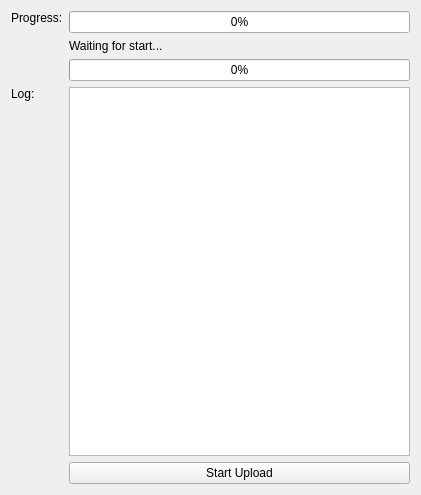
<?xml version="1.0" encoding="UTF-8"?>
<ui version="4.0">
 <class>ProgramPageUpload</class>
 <widget class="QWidget" name="ProgramPageUpload">
  <property name="geometry">
   <rect>
    <x>0</x>
    <y>0</y>
    <width>421</width>
    <height>495</height>
   </rect>
  </property>
  <property name="windowTitle">
   <string>Form</string>
  </property>
  <layout class="QVBoxLayout" name="verticalLayout">
   <item>
    <layout class="QGridLayout" name="gridLayout">
     <item row="1" column="0">
      <widget class="QLabel" name="label">
       <property name="text">
        <string>Progress:</string>
       </property>
       <property name="alignment">
        <set>Qt::AlignLeading|Qt::AlignLeft|Qt::AlignTop</set>
       </property>
      </widget>
     </item>
     <item row="1" column="1">
      <widget class="QProgressBar" name="progress_total">
       <property name="value">
        <number>0</number>
       </property>
      </widget>
     </item>
     <item row="4" column="0">
      <widget class="QLabel" name="label_4">
       <property name="text">
        <string>Log:</string>
       </property>
       <property name="alignment">
        <set>Qt::AlignLeading|Qt::AlignLeft|Qt::AlignTop</set>
       </property>
       <property name="buddy">
        <cstring>edit_log</cstring>
       </property>
      </widget>
     </item>
     <item row="5" column="1">
      <widget class="QPushButton" name="button_start_upload">
       <property name="sizePolicy">
        <sizepolicy hsizetype="Minimum" vsizetype="Fixed">
         <horstretch>1</horstretch>
         <verstretch>0</verstretch>
        </sizepolicy>
       </property>
       <property name="text">
        <string>Start Upload</string>
       </property>
      </widget>
     </item>
     <item row="2" column="1">
      <widget class="QLabel" name="label_current_step">
       <property name="text">
        <string>Waiting for start...</string>
       </property>
       <property name="textFormat">
        <enum>Qt::PlainText</enum>
       </property>
      </widget>
     </item>
     <item row="3" column="1">
      <widget class="QProgressBar" name="progress_file">
       <property name="value">
        <number>0</number>
       </property>
      </widget>
     </item>
     <item row="4" column="1">
      <widget class="QPlainTextEdit" name="edit_log">
       <property name="undoRedoEnabled">
        <bool>false</bool>
       </property>
       <property name="lineWrapMode">
        <enum>QPlainTextEdit::NoWrap</enum>
       </property>
       <property name="readOnly">
        <bool>true</bool>
       </property>
       <property name="textInteractionFlags">
        <set>Qt::TextSelectableByKeyboard|Qt::TextSelectableByMouse</set>
       </property>
      </widget>
     </item>
    </layout>
   </item>
  </layout>
 </widget>
 <tabstops>
  <tabstop>edit_log</tabstop>
  <tabstop>button_start_upload</tabstop>
 </tabstops>
 <resources/>
 <connections/>
</ui>
